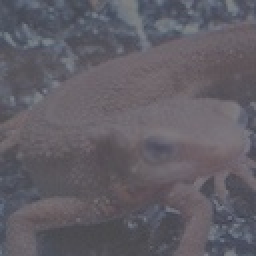
#> input picture imori_dark.jpg, 128 x 128 px (shown 2 times larger)
$ python 22.py
#> lines starting #> are read from the running program, lines starting #| are printed output that depends on the picture
#> further down, img is the input picture: shape (128, 128, 3); mean B, G, R 101.9, 94, 97.2
"""
ヒストグラムの平均値をm0=128、
標準偏差をs0=52になるように操作せよ。

これはヒストグラムのダイナミックレンジを変更するのではなく、
ヒストグラムを平坦に変更する操作である。

平均値m、標準偏差s、のヒストグラムを平均値m0,
標準偏差s0に変更するには、次式によって変換する。
"""
import cv2
import numpy as np
import matplotlib.pyplot as plt

def hist_mani(img , m0 = 128 , s0 = 52):

#> called with m0 = 128, s0 = 52
        m = np.mean(img)
#> m = 97.73
        s = np.std(img)
#> s = 12.75

        out = img.copy()

        out = s0/s * (  out - m) + m0
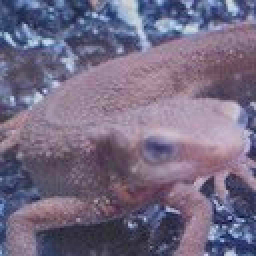
#> out: shape (128, 128, 3) float64 (shown 2 times larger); mean B, G, R 145.1, 112.9, 126; drawn with min black and max white

        out = out.astype(np.uint8)
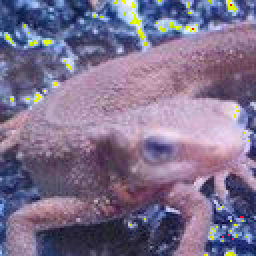
#> out: shape (128, 128, 3) (shown 2 times larger); mean B, G, R 141.6, 112.4, 125.6

        return out


img = cv2.imread("imori_dark.jpg")

out = hist_mani(img)


cv2.imshow("result",out)
cv2.waitKey(0)
cv2.destroyAllWindows()

plt.hist(out.ravel(),bins = 255, rwidth = 0.8 , range= (0,255))
plt.show()
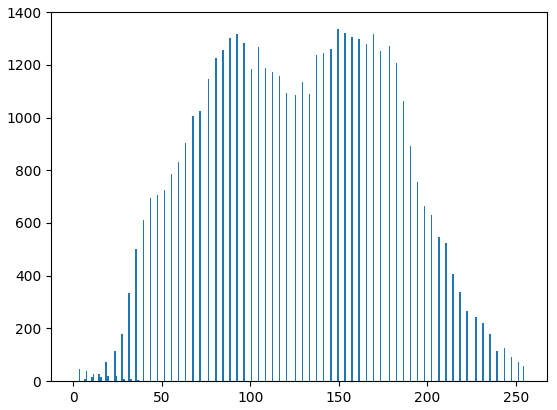
#> figure drawn by matplotlib, 1 panel; tallest bar 1335 high, from x = 149.1 to 149.9
